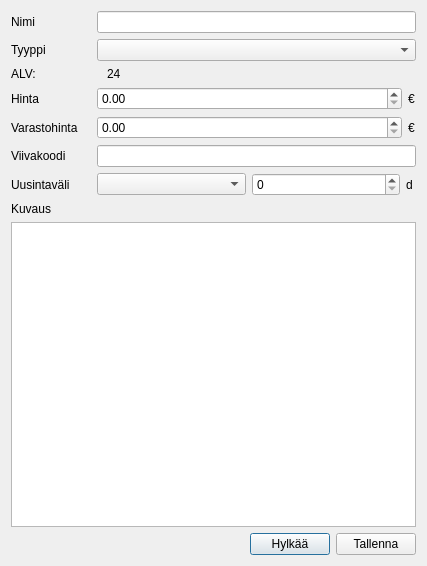
<?xml version="1.0" encoding="UTF-8"?>
<ui version="4.0">
 <class>ItemCreatorDialog</class>
 <widget class="QDialog" name="ItemCreatorDialog">
  <property name="geometry">
   <rect>
    <x>0</x>
    <y>0</y>
    <width>427</width>
    <height>566</height>
   </rect>
  </property>
  <property name="windowTitle">
   <string>Tuotemuokkain</string>
  </property>
  <layout class="QVBoxLayout" name="verticalLayout_2">
   <item>
    <layout class="QHBoxLayout" name="horizontalLayout_5">
     <item>
      <widget class="QLabel" name="label">
       <property name="minimumSize">
        <size>
         <width>80</width>
         <height>0</height>
        </size>
       </property>
       <property name="maximumSize">
        <size>
         <width>80</width>
         <height>16777215</height>
        </size>
       </property>
       <property name="text">
        <string>Nimi</string>
       </property>
      </widget>
     </item>
     <item>
      <widget class="QLineEdit" name="nameEdit"/>
     </item>
    </layout>
   </item>
   <item>
    <layout class="QHBoxLayout" name="horizontalLayout">
     <item>
      <widget class="QLabel" name="label_5">
       <property name="minimumSize">
        <size>
         <width>80</width>
         <height>0</height>
        </size>
       </property>
       <property name="maximumSize">
        <size>
         <width>80</width>
         <height>16777215</height>
        </size>
       </property>
       <property name="text">
        <string>Tyyppi</string>
       </property>
      </widget>
     </item>
     <item>
      <widget class="QComboBox" name="typeSelectComboBox"/>
     </item>
    </layout>
   </item>
   <item>
    <layout class="QHBoxLayout" name="horizontalLayout_8">
     <item>
      <widget class="QLabel" name="label_10">
       <property name="maximumSize">
        <size>
         <width>90</width>
         <height>16777215</height>
        </size>
       </property>
       <property name="text">
        <string>ALV:</string>
       </property>
      </widget>
     </item>
     <item>
      <widget class="QLabel" name="alvLabel">
       <property name="text">
        <string>24</string>
       </property>
      </widget>
     </item>
    </layout>
   </item>
   <item>
    <layout class="QHBoxLayout" name="horizontalLayout_4">
     <item>
      <widget class="QLabel" name="label_2">
       <property name="minimumSize">
        <size>
         <width>80</width>
         <height>0</height>
        </size>
       </property>
       <property name="maximumSize">
        <size>
         <width>80</width>
         <height>16777215</height>
        </size>
       </property>
       <property name="text">
        <string>Hinta</string>
       </property>
      </widget>
     </item>
     <item>
      <widget class="QDoubleSpinBox" name="priceSpinBox">
       <property name="maximum">
        <double>999999999.990000009536743</double>
       </property>
       <property name="singleStep">
        <double>0.050000000000000</double>
       </property>
      </widget>
     </item>
     <item>
      <widget class="QLabel" name="label_7">
       <property name="maximumSize">
        <size>
         <width>8</width>
         <height>16777215</height>
        </size>
       </property>
       <property name="text">
        <string>€</string>
       </property>
      </widget>
     </item>
    </layout>
   </item>
   <item>
    <layout class="QHBoxLayout" name="horizontalLayout_3">
     <item>
      <widget class="QLabel" name="label_3">
       <property name="minimumSize">
        <size>
         <width>80</width>
         <height>0</height>
        </size>
       </property>
       <property name="maximumSize">
        <size>
         <width>80</width>
         <height>16777215</height>
        </size>
       </property>
       <property name="text">
        <string>Varastohinta</string>
       </property>
      </widget>
     </item>
     <item>
      <widget class="QDoubleSpinBox" name="stockPriceSpinBox">
       <property name="maximum">
        <double>999999999.990000009536743</double>
       </property>
       <property name="singleStep">
        <double>0.050000000000000</double>
       </property>
      </widget>
     </item>
     <item>
      <widget class="QLabel" name="label_8">
       <property name="maximumSize">
        <size>
         <width>8</width>
         <height>16777215</height>
        </size>
       </property>
       <property name="text">
        <string>€</string>
       </property>
      </widget>
     </item>
    </layout>
   </item>
   <item>
    <layout class="QHBoxLayout" name="horizontalLayout_2">
     <item>
      <widget class="QLabel" name="label_4">
       <property name="minimumSize">
        <size>
         <width>80</width>
         <height>0</height>
        </size>
       </property>
       <property name="text">
        <string>Viivakoodi</string>
       </property>
      </widget>
     </item>
     <item>
      <widget class="QLineEdit" name="BarCodeEdit"/>
     </item>
    </layout>
   </item>
   <item>
    <layout class="QHBoxLayout" name="horizontalLayout_6">
     <item>
      <widget class="QLabel" name="durationLabel">
       <property name="maximumSize">
        <size>
         <width>80</width>
         <height>16777215</height>
        </size>
       </property>
       <property name="text">
        <string>Uusintaväli</string>
       </property>
      </widget>
     </item>
     <item>
      <widget class="QComboBox" name="preSetDurationsComboBox"/>
     </item>
     <item>
      <widget class="QSpinBox" name="daySpinEdit">
       <property name="maximum">
        <number>9999999</number>
       </property>
      </widget>
     </item>
     <item>
      <widget class="QLabel" name="label_9">
       <property name="maximumSize">
        <size>
         <width>10</width>
         <height>16777215</height>
        </size>
       </property>
       <property name="text">
        <string>d</string>
       </property>
      </widget>
     </item>
    </layout>
   </item>
   <item>
    <layout class="QVBoxLayout" name="verticalLayout">
     <item>
      <widget class="QLabel" name="label_6">
       <property name="text">
        <string>Kuvaus</string>
       </property>
      </widget>
     </item>
     <item>
      <widget class="QPlainTextEdit" name="plainTextEdit"/>
     </item>
    </layout>
   </item>
   <item>
    <layout class="QHBoxLayout" name="horizontalLayout_7">
     <item>
      <spacer name="horizontalSpacer">
       <property name="orientation">
        <enum>Qt::Horizontal</enum>
       </property>
       <property name="sizeHint" stdset="0">
        <size>
         <width>40</width>
         <height>20</height>
        </size>
       </property>
      </spacer>
     </item>
     <item>
      <widget class="QPushButton" name="canselButton">
       <property name="text">
        <string>Hylkää</string>
       </property>
      </widget>
     </item>
     <item>
      <widget class="QPushButton" name="saveButton">
       <property name="text">
        <string>Tallenna</string>
       </property>
      </widget>
     </item>
    </layout>
   </item>
  </layout>
 </widget>
 <resources/>
 <connections/>
</ui>
